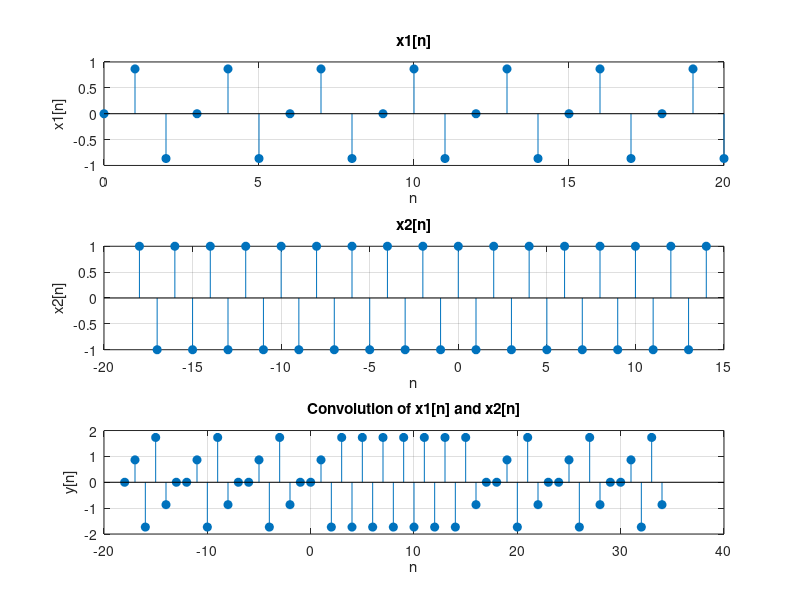

MATLAB code for this plot:
n = 0:20;
f = 1/3;
x1_n = sin(2*pi*f*n);
n1 = -18:14;
x2_n = (-1).^n1;

conv_result = conv(x2_n,x1_n);

%conv length
n_conv = (min(n1)+min(n)):(max(n1)+max(n));

figure;
subplot(3,1,1);
stem(n, x1_n, 'filled');
title('x1[n]');
xlabel('n');
ylabel('x1[n]');
grid on;

subplot(3,1,2);
stem(n1,x2_n, 'filled');
title('x2[n]');
xlabel('n');
ylabel('x2[n]');
grid on;

subplot(3,1,3);
stem(n_conv, conv_result, 'filled');
title('Convolution of x1[n] and x2[n]');
xlabel('n');
ylabel('y[n]');
grid on;

